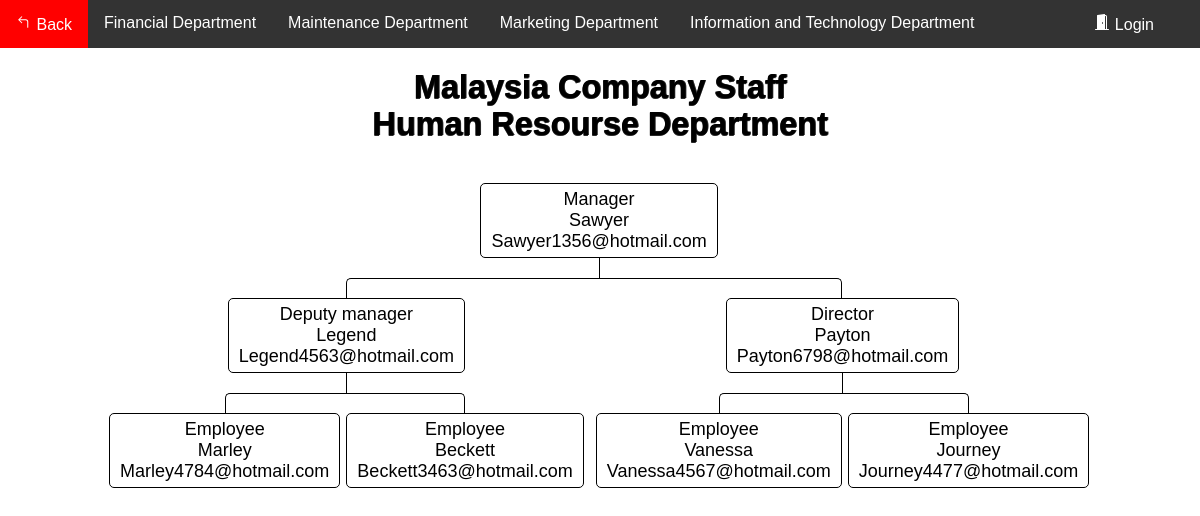
The app's page /Flowchart/flowchart_M_HR.php with its own data.
### tables this page shows
CREATE TABLE `department_m` (
  `ID` int(20) NOT NULL,
  `Name` varchar(255) NOT NULL,
  `email` varchar(255) NOT NULL,
  `department` varchar(255) NOT NULL,
  `number` varchar(255) NOT NULL,
  `position` varchar(255) NOT NULL
);

### Flowchart/data_M.php (called while the page is built, shortened)
<?php
    require_once "config.php";
    $sql = "SELECT * from department_M where ID ='1008'";
    $result = $link->query($sql);
        if ($result->num_rows > 0) {
            while ($row = $result->fetch_assoc()) {
                $Name1008 = $row['Name'];
                $email1008 = $row['email'];
            }
        }
    $sql = "SELECT * from department_M where ID ='1009'";
    $result = $link->query($sql);
        if ($result->num_rows > 0) {
            while ($row = $result->fetch_assoc()) {
                $Name1009 = $row['Name'];
                $email1009 = $row['email'];
            }
        }
        $sql = "SELECT * from department_M where ID ='1010'";
    $result = $link->query($sql);
        if ($result->num_rows > 0) {
            while ($row = $result->fetch_assoc()) {
                $Name1010 = $row['Name'];
                $email1010 = $row['email'];
            }
        }
    $sql = "SELECT * from department_M where ID ='1011'";
    $result = $link->query($sql);
        if ($result->num_rows > 0) {
            while ($row = $result->fetch_assoc()) {
                $Name1011 = $row['Name'];
                $email1011 = $row['email'];
            }
        }
    $sql = "SELECT * from department_M where ID ='1012'";
    $result = $link->query($sql);
        if ($result->num_rows > 0) {
            while ($row = $result->fetch_assoc()) {
                $Name1012 = $row['Name'];
                $email1012 = $row['email'];
            }
        }
    $sql = "SELECT * from department_M where ID ='1013'";
    $result = $link->query($sql);
        if ($result->num_rows > 0) {
            while ($row = $result->fetch_assoc()) {
                $Name1013 = $row['Name'];
                $email1013 = $row['email'];
            }
        }
    $sql = "SELECT * from department_M where ID ='1014'";
    $result = $link->query($sql);
        if ($result->num_rows > 0) {
            while ($row = $result->fetch_assoc()) {
                $Name1014 = $row['Name'];
                $email1014 = $row['email'];
            }
        }
?>

### Flowchart/flowchart_M_HR.php (the view, shortened to what this page needs)
<?php
require_once "data_M.php";
?>
<!DOCTYPE html>
<html lang="en">
<head>
	<link rel="stylesheet" href="style.css">
</head>
<body>
<div class="navbar">
            <a href="../HomePages/Home.php">
			 Back</a>
			<a href="flowchart_M_F.php">Financial Department</a>
			<a href="flowchart_M_M.php">Maintenance Department</a>
			<a href="flowchart_M_Ma.php">Marketing Department</a>
			<a href="flowchart_M_IT.php">Information and Technology Department</a>
			 <?php
                if(isset($_SESSION["loggedin"]) && $_SESSION["loggedin"] === true){
			?>
				<a href="../AccountSystem1/welcome.php" class="a1">
				<svg width="1em" height="1em" viewBox="0 0 16 16" class="bi bi-house-door-fill" fill="currentColor" xmlns="http://www.w3.org/2000/svg">
					<path d="M6.5 10.995V14.5a.5.5 0 0 1-.5.5H2a.5.5 0 0 1-.5-.5v-7a.5.5 0 0 1 .146-.354l6-6a.5.5 0 0 1 .708 0l6 6a.5.5 0 0 1 .146.354v7a.5.5 0 0 1-.5.5h-4a.5.5 0 0 1-.5-.5V11c0-.25-.25-.5-.5-.5H7c-.25 0-.5.25-.5.495z"/>
					<path fill-rule="evenodd" d="M13 2.5V6l-2-2V2.5a.5.5 0 0 1 .5-.5h1a.5.5 0 0 1 .5.5z"/>
				</svg>
				Home</a>
			<?php
                }else{
			?>
				<a href="../AccountSystem1/login.php" class="a1">
				Login</a>
			<?php
                }
            ?>
        </div>
<div>
<div>
	<br>
	<h1>Malaysia Company Staff<br>Human Resourse Department</h1>
	<nav class="nav">
							<ul>
								<li>
									<a href="#">Manager<br><?php echo $Name1008; ?><br><?php echo $email1008; ?></a>
										<ul>
											<li>
												<a href="#">Deputy manager<br><?php echo $Name1009; ?><br><?php echo $email1009; ?></a>
													<ul>
														<li>
															<a href="#">Employee<br><?php echo $Name1011; ?><br><?php echo $email1011; ?></a>
																<li>
																	<a href="#">Employee<br><?php echo $Name1012; ?><br><?php echo $email1012; ?></a>
																</li>
														</li>
													</ul>
														<li>
															<a href="#">Director<br><?php echo $Name1010; ?><br><?php echo $email1010; ?></a>
															<ul>
																<li>
																	<a href="#">Employee<br><?php echo $Name1013; ?><br><?php echo $email1013; ?></a>
																	<li>
																		<a href="#">Employee<br><?php echo $Name1014; ?><br><?php echo $email1014; ?></a>
																	</li>
																</li>
															</ul>
														</li>
													</li>
												</ul>
											</li>
										</ul>
	</nav>
</div>
</body>
</html>

### Flowchart/style.css (style rules this page uses)
*, *:before, *:after { -webkit-box-sizing: border-box; -moz-box-sizing: border-box; box-sizing: border-box; }
* { position: relative; margin: 0; padding: 0; border: 0 none; transition: all ease .4s; }
html, body { width: 100%; height: 100%; font-family: 'Fjalla One', sans-serif; font-size: 18px; }
.nav ul { position: relative; padding-top: 20px; }
.nav li { position: relative; padding: 20px 3px 0 3px; float: left; text-align: center; list-style-type: none; }
.nav li::before, .nav li::after { content: ''; position: absolute; top: 0; right: 50%; width: 50%; height: 20px; border-top: 1px solid #000000; }
.nav li::after { left: 50%; right: auto; border-left: 1px solid #000000; }
.nav li:only-child::after, .nav li:only-child::before { content: ''; display: none; }
.nav li:only-child { padding-top: 0; }
.nav li:first-child::before, .nav li:last-child::after { border: 0 none; }
.nav li:last-child::before { border-right: 1px solid #000000; border-radius: 0 5px 0 0; }
.nav li:first-child::after { border-radius: 5px 0 0 0; }
.nav ul ul::before { content: ''; position: absolute; top: 0; left: 50%; border-left: 1px solid #000000; width: 0; height: 20px; }
.nav li a { display: inline-block; padding: 5px 10px; border-radius: 5px; border: 1px solid #000000; text-decoration: none; color: #000000; font-family: arial, verdana, tahoma; font-size: 18px; }
.navbar { overflow: hidden; background-color: #333; font-family: Arial, Helvetica, sans-serif; }
.navbar a { float: left; font-size: 16px; color: white; text-align: center; padding: 14px 16px; text-decoration: none; }
.a1 { position: absolute; right: 30px; }

### Flowchart/flowchart_M_HR.php (style rules this page uses)
h1 { color: #000000; text-align: center; font-size: 1.8rem; text-shadow: rgba(0,0,0,0.6) 1px 0, rgba(0,0,0,0.6) 1px 0, rgba(0,0,0,0.6) 0 1px, rgba(0,0,0,0.6) 0 1px; }
.nav { margin: 20px auto; width: 1000px; min-height: auto; text-align: center; }

### records on screen
department_m: Name "Sawyer", email "Sawyer1356@hotmail.com"
department_m: Name "Legend", email "Legend4563@hotmail.com"
department_m: Name "Marley", email "Marley4784@hotmail.com"
department_m: Name "Beckett", email "Beckett3463@hotmail.com"
department_m: Name "Payton", email "Payton6798@hotmail.com"
department_m: Name "Vanessa", email "Vanessa4567@hotmail.com"
department_m: Name "Journey", email "Journey4477@hotmail.com"
